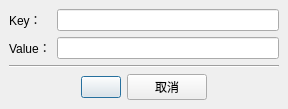
<?xml version="1.0" encoding="UTF-8"?>
<ui version="4.0">
 <class>DlgAddOrEditAttr</class>
 <widget class="QDialog" name="DlgAddOrEditAttr">
  <property name="geometry">
   <rect>
    <x>0</x>
    <y>0</y>
    <width>288</width>
    <height>109</height>
   </rect>
  </property>
  <layout class="QVBoxLayout" name="verticalLayout">
   <property name="leftMargin">
    <number>9</number>
   </property>
   <property name="topMargin">
    <number>9</number>
   </property>
   <property name="rightMargin">
    <number>9</number>
   </property>
   <property name="bottomMargin">
    <number>9</number>
   </property>
   <item>
    <widget class="QWidget" name="widget" native="true">
     <layout class="QFormLayout" name="formLayout">
      <property name="horizontalSpacing">
       <number>6</number>
      </property>
      <property name="verticalSpacing">
       <number>6</number>
      </property>
      <property name="leftMargin">
       <number>0</number>
      </property>
      <property name="topMargin">
       <number>0</number>
      </property>
      <property name="rightMargin">
       <number>0</number>
      </property>
      <property name="bottomMargin">
       <number>0</number>
      </property>
      <item row="0" column="0">
       <widget class="QLabel" name="label">
        <property name="text">
         <string>Key：</string>
        </property>
       </widget>
      </item>
      <item row="0" column="1">
       <widget class="QLineEdit" name="le_keyStr"/>
      </item>
      <item row="1" column="0">
       <widget class="QLabel" name="label_2">
        <property name="text">
         <string>Value：</string>
        </property>
       </widget>
      </item>
      <item row="1" column="1">
       <widget class="QLineEdit" name="le_valueStr"/>
      </item>
     </layout>
    </widget>
   </item>
   <item>
    <widget class="Line" name="line">
     <property name="orientation">
      <enum>Qt::Horizontal</enum>
     </property>
    </widget>
   </item>
   <item>
    <layout class="QHBoxLayout" name="horizontalLayout">
     <item>
      <spacer name="horizontalSpacer">
       <property name="orientation">
        <enum>Qt::Horizontal</enum>
       </property>
       <property name="sizeHint" stdset="0">
        <size>
         <width>40</width>
         <height>20</height>
        </size>
       </property>
      </spacer>
     </item>
     <item>
      <widget class="QPushButton" name="btnAddOrEdit"/>
     </item>
     <item>
      <widget class="QPushButton" name="btnCancel">
       <property name="text">
        <string>取消</string>
       </property>
      </widget>
     </item>
     <item>
      <spacer name="horizontalSpacer_2">
       <property name="orientation">
        <enum>Qt::Horizontal</enum>
       </property>
       <property name="sizeHint" stdset="0">
        <size>
         <width>40</width>
         <height>20</height>
        </size>
       </property>
      </spacer>
     </item>
    </layout>
   </item>
  </layout>
 </widget>
 <layoutdefault spacing="6" margin="11"/>
 <resources/>
 <connections/>
</ui>
